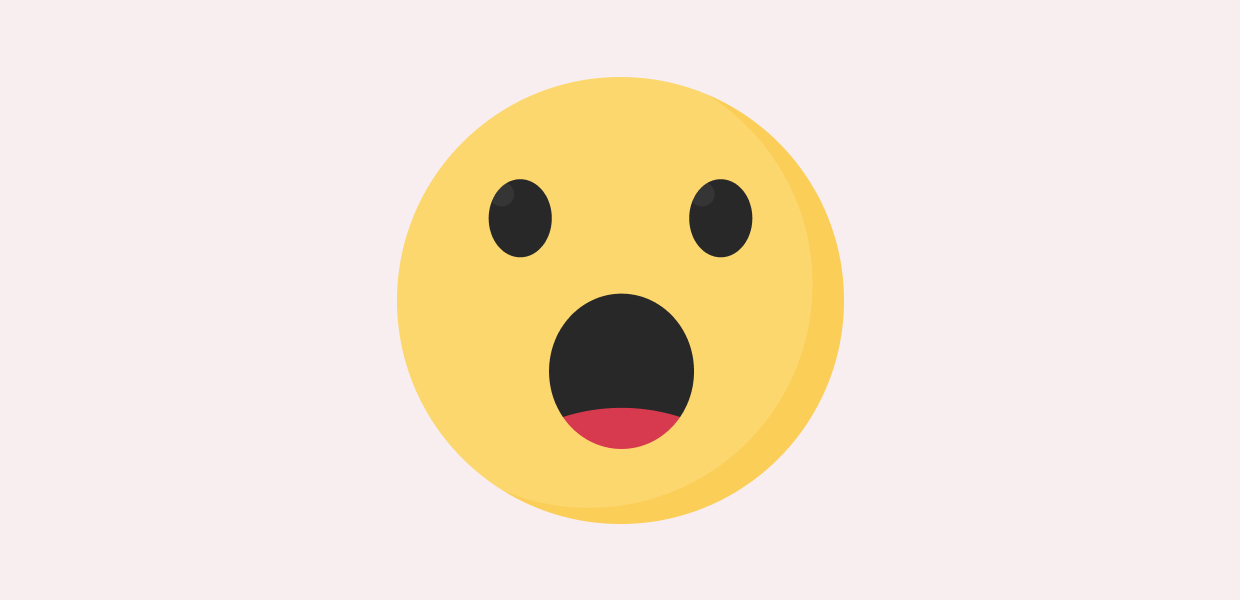
//> input picture OpenCV/resources/test.png, 1240 x 600 px, given in place of the camera
$ ./main   (built with g++ and OpenCV 4)
//> lines starting //> are read from the running program, lines starting //| are printed output that depends on the picture; after the words box and inside, x2 and y2 are one past the last pixel; in counts of white or black regions, pixels touching at a corner belong together
### shrek/src/nn.h
#pragma once

#include <cmath>
#include <opencv2/opencv.hpp>
#include <cstdlib>
#include <random>


#ifndef MATRIX_H
#define MATRIX_H

class Matrix_
{
public:
    int rows;
    int cols;
    float** matrix;

    Matrix_(int rows_, int cols_);
    void randomize();

    static Matrix_* add(Matrix_& a, Matrix_& b);
    void add(Matrix_& n);
    void add(float n);

    static Matrix_* subtract(Matrix_& a, Matrix_& b);
    void subtract(Matrix_& n);
    void subtract(float n);

    Matrix_* multiply(Matrix_& n);
    void hadamard(Matrix_& n);

    static Matrix_* multiply(Matrix_& a, Matrix_& b);
    void multiply(float n);
    static Matrix_* multiply(Matrix_& a, float n);

    Matrix_* transpose();
    static Matrix_* transpose(Matrix_& a);

    void print();

    Matrix_* mapDouble(std::function<double(double)> func);
    Matrix_* mapFloat(std::function<float(float)> func);
    void mapInPlace(std::function<double(double)> func);

    static Matrix_* fromArray(float* input, int arr_len);
    static float* toArray(Matrix_& input);
};

#endif


#ifndef TESTDATA_H
#define TESTDATA_H
class Test_Data
{
public:

    int amount_of_datapoints;
    float** training_array;
    float** labels;

    Test_Data( int amt_of_datapoints, int datapoint_size, int label_size);
    void loadImages(int img_widths, int img_heights, cv::Mat* training_imgs);
    void assignLabels();
};

#endif


#ifndef NEURALNETWORK_H
#define NEURALNETWORK_H

class NeuralNetwork
{
public:
    int num_inputs;
    int num_hidden;
    int num_outputs;

    float learning_rate = .1;

    Matrix_* weights_ih;
    Matrix_* weights_ho;
    Matrix_* bias_h;
    Matrix_* bias_o;

    NeuralNetwork(int num_i, int num_h, int num_o);

    Matrix_* feedForward(float* input_array);

    Matrix_* feedForward(Matrix_& input);

    void train(float* input_array, float* target_array);
};

#endif

void saveMatrixData(const std::string& filename, const Matrix_& input);
Matrix_* loadMatrixData(const std::string& filename);

### shrek/src/listener.h
#include <iostream>
#include <vector>
#include <netinet/in.h>
#include <sys/socket.h>
#include <unistd.h>
#include <arpa/inet.h>
#include <chrono>
#include <thread>
#include <fcntl.h>
#include <string.h>
#include "maths.h"
#include <pthread.h>


extern std::vector<v2> normalized_outputs;

extern pthread_mutex_t mutex;

bool sendData(int client_socket, std::vector<v2> normalized_outputs);
int initServerSock();
int acceptConnect(int sock);
// int initWinSock();
void closeSocket(int server_socket);
void* comms(void*);

### shrek/src/comms.h
#include <iostream>
#include <vector>
#include <netinet/in.h>
#include <sys/socket.h>
#include <unistd.h>
#include <arpa/inet.h>
#include <chrono>
#include <thread>
#include <fcntl.h>
#include <string.h>
#include "maths.h"
#include <sys/ioctl.h>


void sendData(std::vector<v2> normalized_outputs, int sock);
int initSocket();

void updateShrek(int socket);

### shrek/src/maths.h
#pragma once

// Note:
// *** DONT RENAME THIS FILE TO MATH.H!! ***
// math.h is taken so renaming by the C standard library,
// which will make this one will cause conflicts


// @Todo inline all of these


#define PI 3.14159265358979
#define INCH_TO_METER (1.0 / 39.37)

#define MIN(x, y) (((x)<(y))?(x):(y))
#define MAX(x, y) (((x)>(y))?(x):(y))
#define CLAMP(x, lower, upper) MAX(lower, MIN(upper, x))

float sign(float x);

float degToRad(float degrees);
float radToDeg(float radians);

struct v2
{
	float x;
	float y;
};

// @Todo inline all of these

// Preforms a clockwise rotation in radians on the 2d vector
v2 rotate(v2 vector, float angle);

v2 leftPerpendicular(v2 vector);
v2 rightPerpendicular(v2 vector);


inline float mix(float a, float b, float t) { return a * (1 - t) + b * t; }
// [6 lines left out: function mix, not called in this run]

float dot(v2 a, v2 b);
float cross_product(v2 a, v2 b);
float length(v2 v);
float lengthSq(v2 v);

inline v2 operator-(v2 a) { return v2 { -a.x, -a.y }; }

inline v2 operator+(v2 a, v2 b) { return v2 { a.x + b.x, a.y + b.y }; }
inline v2 operator-(v2 a, v2 b) { return v2 { a.x - b.x, a.y - b.y }; }
inline v2 operator*(v2 a, v2 b) { return v2 { a.x * b.x, a.y * b.y }; }
inline v2 operator/(v2 a, v2 b) { return v2 { a.x / b.x, a.y / b.y }; }

inline v2 operator*(v2 a, float b) { return v2 { a.x * b, a.y * b }; }
inline v2 operator/(v2 a, float b) { return v2 { a.x / b, a.y / b }; }


inline v2 normalize(v2 v) { float l = length(v); if (l == 0) l = 1; return v / v2 { l, l }; }


struct v3
{
  float x;
  float y;
	float z;
};

struct Pose
{
  v2    position;
  float rotation;
};

struct mat2x2
{
	float m[2 * 2];
};

v2 transform(mat2x2 mat, v2 vec);

// [15 lines left out: function inverse, not called in this run]

bool solveIK(v2 solutions[], float arm1_length, float arm2_length, v2 target_point);

float angleBetween(v2 from, v2 to);

float sigmoid(float x);

float dsigmoid(float y);

### shrek/src/nn.cpp
#include "maths.h"
#include "nn.h"
#include <fstream>

std::default_random_engine generator(std::time(0));

Matrix_::Matrix_(int rows_, int cols_)
{
    rows = rows_;
    cols = cols_;
    matrix = new float*[rows];

    for (int i = 0; i < rows; i++)
    {
        matrix[i] = new float[cols];
        for (int j = 0; j < cols; j++)
        {
            matrix[i][j] = 0;
        }
    }
}

void Matrix_::randomize()
{
    for (int i = 0; i < rows; i++)
    {
        for (int j = 0; j < cols; j++)
        {
            std::uniform_real_distribution<double> distribution(-1, 1);
            matrix[i][j] = static_cast<float>(distribution(generator));
        }
    }
}


// [339 lines left out: functions add, add, add, subtract, subtract, subtract and 16 more, not called in this run]


NeuralNetwork::NeuralNetwork(int num_i, int num_h, int num_o)
{
    num_inputs = num_i;
    num_hidden = num_h;
    num_outputs = num_o;

    weights_ih = new Matrix_(num_hidden, num_inputs);
    weights_ho = new Matrix_(num_outputs, num_hidden);
    weights_ih->randomize();
    weights_ho->randomize();

    bias_h = new Matrix_(num_hidden, 1);
    bias_o = new Matrix_(num_outputs, 1);
    bias_h->randomize();
    bias_o->randomize();
}


// [113 lines left out: functions feedForward, feedForward, train, saveMatrixData, not called in this run]

Matrix_* loadMatrixData(const std::string& filename) {
    std::ifstream inFile(filename);

    // Read matrix dimensions
    int rows, cols;
    inFile >> rows >> cols;
    Matrix_* result = new Matrix_(rows, cols);

    // Read matrix data
    for (int i = 0; i < result->rows; ++i) {
        for (int j = 0; j < result->cols; ++j) {
            inFile >> result->matrix[i][j];
        }
    }
    return result;
}

### shrek/src/imaging.cpp
#include "imaging.h"
#include <cmath>

float yellowDetector(cv::Vec3b pixelColor)
{
    float yellow_r = 0.92f * 2.0f - 1.0f;
    float yellow_g = 0.69f * 2.0f - 1.0f;
    float yellow_b = 0.027f * 2.0f - 1.0f;

    float yellow_ness =
        (2.0f * pixelColor[2] / 255.0f - 1.0f) * yellow_r +
        (2.0f * pixelColor[1] / 255.0f - 1.0f) * yellow_g +
        (2.0f * pixelColor[0] / 255.0f - 1.0f) * yellow_b;

    return (yellow_ness + 3.0f) / 6;
}

// [29 lines left out: functions compareDv2ByDistMax, compareDv2ByDistMin, compareMinY, compareMaxY, compareMinX, compareMaxX, not called in this run]

v2 getBinaryCenter(std::vector<cv::Point> updatedContours)
{
    float accumX = 0;
    float accumY = 0;
    float posPixels = 0;
    for(int i = 1; i < updatedContours.size(); i++)
    {
        accumX += updatedContours[i].x;
        accumY += updatedContours[i].y;
        posPixels++;
    }
    int roundedAvgX = round(accumX / posPixels);
    int roundedAvgY = round(accumY / posPixels);
    v2 output = {static_cast<float>(roundedAvgX), static_cast<float>(roundedAvgY)};

    return output;
}

// [128 lines left out: functions furthestEdge, leftPerpendicularEdge, not called in this run]


int j = 0;
// [54 lines left out: function colorPicker, not called in this run]


Matrix operator*(const Matrix& m1, const Matrix& m2) {
    Matrix result;
    result.m[0][0] = m1.m[0][0] * m2.m[0][0] + m1.m[0][1] * m2.m[1][0];
    result.m[0][1] = m1.m[0][0] * m2.m[0][1] + m1.m[0][1] * m2.m[1][1];
    result.m[1][0] = m1.m[1][0] * m2.m[0][0] + m1.m[1][1] * m2.m[1][0];
    result.m[1][1] = m1.m[1][0] * m2.m[0][1] + m1.m[1][1] * m2.m[1][1];
    return result;
}

// Compute the inverse of a 2x2 matrix
// [155 lines left out: functions matrix_inverse, transform_pixel, tranformPixelModelSpace, fillCotourArea, compareContourAreas, not called in this run]

float avgYellowness(cv::Mat frame)
{
    float accum_y = 0;
                for(int i = 0; i < frame.cols; i++)
                {
                    for(int l = 0; l < frame.rows; l++)
                    {
                        cv::Vec3b pixelColor = frame.at<cv::Vec3b>(l,i);
                        float y = yellowDetector(pixelColor);
                        accum_y += y;
                    }
                }
                accum_y /= frame.cols * frame.rows;
                return accum_y;
}

float frameStdDev(cv::Mat frame, float accum_y)
{
    float var_y = 0;
                for(int i = 0; i < frame.cols; i++)
                {
                    for(int l = 0; l < frame.rows; l++)
                    {
                        cv::Vec3b pixelColor = frame.at<cv::Vec3b>(l,i);
                        float y = yellowDetector(pixelColor);

                        var_y += (y - accum_y) * (y - accum_y);
                    }
                }

                var_y /= frame.cols * frame.rows;
                float yellow_dev = sqrtf(var_y);
                return yellow_dev;
}

void thresholdFrame(cv::Mat frame, cv::Mat& yellow_mask, float accum_y, float yellow_dev)
{
    for(int i = 0; i < frame.cols; i++)
    {
        for(int l = 0; l < frame.rows; l++)
        {
            cv::Vec3b pixelColor = frame.at<cv::Vec3b>(l, i);

            float y = yellowDetector(pixelColor);

            if( y - accum_y > 1 * yellow_dev )
            {
                yellow_mask.at<char>(l,i) = 255 * y;
            }
            else
            {
                yellow_mask.at<char>(l,i) = 0;
            }
        }
    }
    return;
}

void loadFrames(std::vector<cv::Mat>& three_chann_model_cone, cv::Mat& frame, cv::Mat& hsv, cv::Mat& yellow_mask, cv::VideoCapture cap, cv::Mat& display_frame){
    // Model paths
    std::string straight_low = "./models/straight_low.png";
    std::string straight_mid = "./models/straight_mid.png";
    std::string straight_high = "./models/straight_high.png";
    std::string side_low = "./models/side_low.png";
    std::string side_mid = "./models/side_mid.png";
    std::string side_high = "./models/side_high.png";

    // Define the lower and upper bounds of the yellow color
    cv::Scalar lower_yellow = cv::Scalar(20, 200, 200);
    cv::Scalar upper_yellow = cv::Scalar(30, 255, 255);

    // Capture a frame from the camera
    three_chann_model_cone.push_back(cv::imread(straight_low));
//> straight_low.png cannot be read in this run, so this picture is empty
    three_chann_model_cone.push_back(cv::imread(straight_mid));
//> straight_mid.png cannot be read in this run, so this picture is empty
    three_chann_model_cone.push_back(cv::imread(straight_high));
//> straight_high.png cannot be read in this run, so this picture is empty
    three_chann_model_cone.push_back(cv::imread(side_low));
//> side_low.png cannot be read in this run, so this picture is empty
    three_chann_model_cone.push_back(cv::imread(side_mid));
//> side_mid.png cannot be read in this run, so this picture is empty
    three_chann_model_cone.push_back(cv::imread(side_high));
//> side_high.png cannot be read in this run, so this picture is empty

    cap >> frame;
//> frame is the input picture: 600 rows x 1240 cols, CV_8UC3; mean B, G, R 209, 227.1, 242.4

    if(frame.empty())
    {
        std::cout << "Empty Frame!";
    }
    display_frame = frame;
    // Convert the frame to the HSV color space
    cv::cvtColor(frame, hsv, cv::COLOR_BGR2HSV);
//> hsv: 600 rows x 1240 cols, CV_8UC3; mean H, S, V 144.3, 34.9, 242.4

    // Threshold the image to get only yellow pixels
    cv::inRange(hsv, lower_yellow, upper_yellow, yellow_mask);
//> yellow_mask: 600 rows x 1240 cols, CV_8UC1; every value is 0

    return;
}

void filterContours(std::vector<std::vector<cv::Point>> contours, cv::Mat& yellow_mask)
{
    for (const auto& contour : contours)
    {
        // Ignore contours that are too small or too large
        double area = cv::contourArea(contour);
        if (area < 250)
        {
            cv::drawContours(yellow_mask, std::vector<std::vector<cv::Point>>{contour}, 0, cv::Scalar(0, 0, 0), -1, cv::LINE_8);
            continue;
        }

        // Ignore contours that are not roughly cone-shaped
        double perimeter = cv::arcLength(contour, true);
        double circularity = 4 * M_PI * area / (perimeter * perimeter);
        if (circularity < .2)
        {
            cv::drawContours(yellow_mask, std::vector<std::vector<cv::Point>>{contour}, 0, cv::Scalar(0, 0, 0), -1, cv::LINE_8);
            continue;
        }
    }
    return;
}

void processFrameVectors(v2& new_cone_center, std::vector<v2>& cone_top, std::vector<v2>& cone_perpendicular, v2& initial_cone_center, vectorDerivationMethod mode, std::vector<cv::Point> working_contour, cv::Mat yellow_mask)
{
    std::vector<v2> initial_cone_top ;

    initial_cone_center = getBinaryCenter(working_contour);
    // Finds the initial vector for the top of the cone

    initial_cone_top = furthestEdge(working_contour, initial_cone_center, mode);

    // Add a small vector to the cones center
    new_cone_center = {static_cast<float>(initial_cone_center.x) - ((initial_cone_top[0].x - initial_cone_center.x) / 3), static_cast<float>(initial_cone_center.y) - ((initial_cone_top[0].y - initial_cone_center.y)/ 3)};
    cone_top = furthestEdge(working_contour, new_cone_center, mode);

    // Output the old center and the new center
    //std::cout << "Video Center X = " << new_cone_center.x << "\n" << "Video Center Y = " << new_cone_center.y << "\n";

    // Get the vector of points for the perpendicular vectors
    cone_perpendicular = leftPerpendicularEdge(working_contour, yellow_mask, cone_top[0], new_cone_center);
    return;
}

// [73 lines left out: functions processModelVectors, tranformFrame2Model, not called in this run]

### shrek/src/main.cpp
#include "maths.h"
#include "imaging.h"
#include "comms.h"
#include "listener.h"
#include  "pthread.h"
#include "nn.h"
#include <pthread.h>

pthread_mutex_t mutex;

#if 1

v2 positive_cone;

int saved_imgs = 0;

int main()
{
    int AMT_OF_MODEL_IMGS = 5;

    cv::VideoCapture cap(1);

    if (!cap.isOpened())
    {
        std::cerr << "Unable to open camera!" << std::endl;
        return 1;
    }

    // // net code
    // int server_socket = initServerSock();
    // std::cout << "starting server! \n";

    while (true)
    {
        bool connected = false;

        sockaddr_in client_address;
        socklen_t client_address_size = sizeof(client_address);
        int client_socket;

        // [7 lines of commented-out code are left out]
        connected = true;

        while (connected)
        {
            cv::Mat frame;
            cv::Mat hsv;
            cv::Mat yellow_mask;
            cv::Mat display_frame;

            //Load model frames
            std::vector<cv::Mat> three_chann_model_cone;
            loadFrames(three_chann_model_cone, frame, hsv, yellow_mask, cap, display_frame);

            // Finds the average yellowness of each pixel
            float accum_y = avgYellowness(frame);
//> the loop in avgYellowness, `for(int i = 0; i < frame.cols; i++)` made 1240 passes
//> accum_y on passes 1 to 3: 329.6, 659.2, 988.8
//> after the loop in avgYellowness, `for(int i = 0; i < frame.cols; i++)`: accum_y = 430581.2
//> in avgYellowness, `accum_y /= frame.cols * frame.rows;`: accum_y = 0.579
//> accum_y = 0.579

            // Calculates the standard deviation varience of the average yellowness
            float yellow_dev = frameStdDev(frame, accum_y);
//> the loop in frameStdDev, `for(int i = 0; i < frame.cols; i++)` made 1240 passes
//> var_y on passes 1 to 3: 0.519, 1.04, 1.56
//> after the loop in frameStdDev, `for(int i = 0; i < frame.cols; i++)`: var_y = 2919
//> in frameStdDev, `var_y /= frame.cols * frame.rows;`: var_y = 0.00392
//> in frameStdDev, `float yellow_dev = sqrtf(var_y);`: yellow_dev = 0.0626
//> yellow_dev = 0.0626

            // Calculates the threshold of the yellowness based on the deviation and the average
            float new_threshold = accum_y + yellow_dev;
//> new_threshold = 0.641

            // Sets pixels either to 0 or 255 depending on if they are above threshold or not
            thresholdFrame(frame, yellow_mask, accum_y, yellow_dev);
//> after the loop in thresholdFrame, `for(int i = 0; i < frame.cols; i++)`:
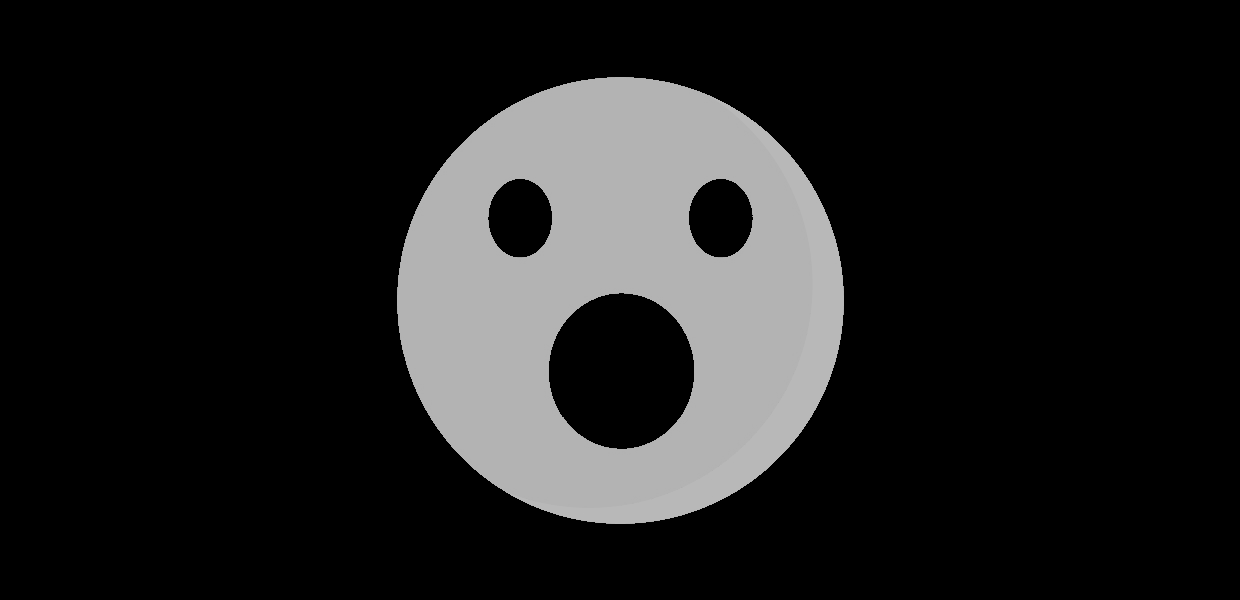
//> yellow_mask: 600 rows x 1240 cols, CV_8UC1; min 0, max 185, mean 31.7

            // Find contours in the yellow mask
            std::vector<std::vector<cv::Point>> contours;
            cv::findContours(yellow_mask, contours, cv::RETR_EXTERNAL, cv::CHAIN_APPROX_NONE);
//> contours = 1 contour; box (x1, y1, x2, y2) and area: (397, 77, 844, 524) 156226

            // filters out contours with less that 1000 area and low circularity
            filterContours(contours, yellow_mask);
//> the loop in filterContours, `for (const auto& contour : contours)` made 1 pass
//> (area, perimeter, circularity) on pass 1: (156226, 1477, 0.9)

            // Find the contours after filtering
            std::vector<std::vector<cv::Point>> updatedContours;
            cv::findContours(yellow_mask, updatedContours, cv::RETR_EXTERNAL, cv::CHAIN_APPROX_NONE);
//> updatedContours has the same summary as contours

            sort(updatedContours.begin(), updatedContours.end(), compareContourAreas);

            const int amt_of_imgs = 1;
            const int img_widths = 20;
            const int img_heights = 20;

            // Create neural network
            NeuralNetwork* nn = new NeuralNetwork(img_widths * img_heights, 10, 1);
            nn->weights_ih = loadMatrixData("./src/nn_presets/w_ih_data.txt");
            nn->weights_ho = loadMatrixData("./src/nn_presets/w_ho_data.txt");
            nn->bias_h = loadMatrixData("./src/nn_presets/bias_ih.txt");
            nn->bias_o = loadMatrixData("./src/nn_presets/bias_ho.txt");

            // Find the center of the cone by averaging all of the x and y values
            if(!updatedContours.empty())
            {
                int amt_contours_checked = updatedContours.size();
//> amt_contours_checked = 1
                if(amt_contours_checked > 2) amt_contours_checked = 2;

                for (int i = 0; i < amt_contours_checked; i++)
                {
                    vectorDerivationMethod mode = LONGEST_DISTANCE;
                    bool is_cone = false;

                    ////////////////////////////////////////////// *Processing Cone Into Vectors* //////////////////////////////////////////////
                    v2 new_cone_center;
                    std::vector<v2> cone_top;
                    std::vector<v2> cone_perpendicular;
                    v2 initial_cone_center;

//> (the run ends here: the program needs code that is not available in this run, at `initial_cone_top = furthestEdge(working_contour, initial_cone_center, ..`)
